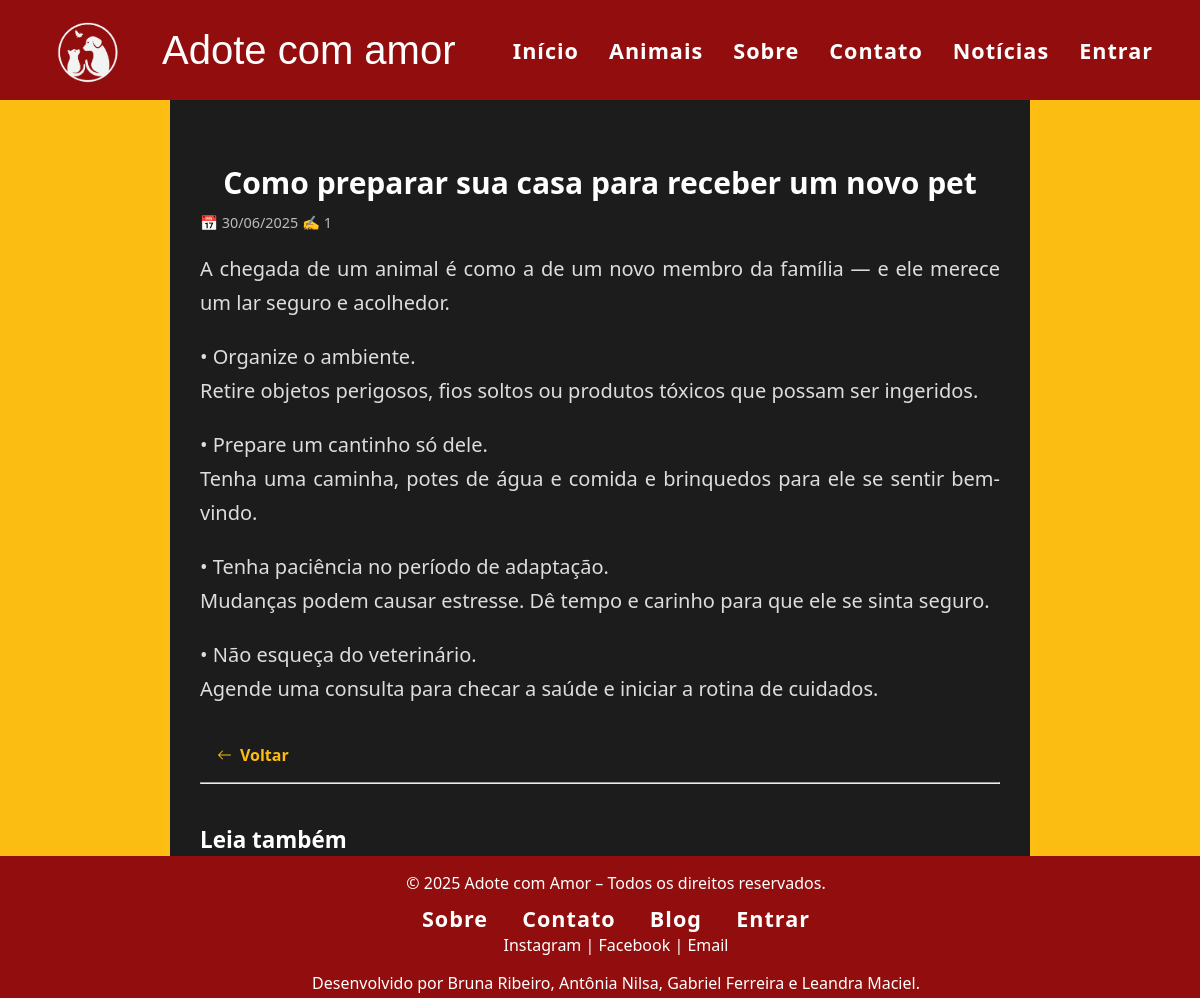
/blog/preparar-casa-novo-pet/, run on the app's committed database.
### blog/models.py (models this page shows, shortened)
class Post(models.Model):
    titulo = models.CharField(max_length=200)
    slug = models.SlugField(unique=True)
    conteudo = models.TextField()
    autor = models.CharField(max_length=100)
    data_publicacao = models.DateTimeField(auto_now_add=True)
    imagem = models.ImageField(
        upload_to='blog/posts',
        null=True,
        blank=True,
        verbose_name='Imagem do post'
    )
    class Meta:
        ordering = ['-data_publicacao']
        verbose_name = 'Post'
        verbose_name_plural = 'Posts'

### blog/views.py (the view)
# urls.py: path('<slug:slug>/', views.detalhe_post, name='detalhe'),
def detalhe_post(request, slug):
    post = get_object_or_404(Post, slug=slug)
    outros_posts = (Post.objects
                   .exclude(pk=post.pk)
                   .order_by('-data_publicacao')[:5])
    context = {
        'post': post,
        'outros_posts': outros_posts
    }
    return render(request, 'blog/detalhe.html', context)

### templates/blog/detalhe.html (shortened to what this page needs)
{% extends 'core/base.html' %}
{% block content %}
<section class="blog-detalhe">
    <div class="container">
        <article class="post-detalhe">
            <h1 class="titulo">{{ post.titulo }}</h1>
            <div class="info">
                <span class="data">📅 {{ post.data_publicacao|date:"d/m/Y" }}</span>
                <span class="autor">✍️ {{ post.autor }}</span>
            </div>
            <div class="conteudo">
                {{ post.conteudo|linebreaks }}
            </div>
            <div class="voltar">
                <a href="{% url 'blog:lista' %}" class="btn-voltar para o blog">
                <svg xmlns="http://www.w3.org/2000/svg" width="16" height="16" fill="currentColor" viewBox="0 0 16 16">
                    <path fill-rule="evenodd" d="M15 8a.5.5 0 0 1-.5.5H3.707l3.147 3.146a.5.5 0 0 1-.708.708l-4-4a.5.5 0 0 1 0-.708l4-4a.5.5 0 0 1 .708.708L3.707 7.5H14.5A.5.5 0 0 1 15 8z"/>
                </svg>
                Voltar
                </a>
            </div>
        </article>
        <hr class="divisor">
        <section class="leia-tambem">
            <h2>Leia também</h2>
            <ul>
                {% for outro in outros_posts %}
                    {% if outro.id != post.id %}
                        <li><a href="{% url 'blog:detalhe' outro.slug %}">{{ outro.titulo }}</a></li>
                    {% endif %}
                {% empty %}
                    <li>Nenhum outro post disponível.</li>
                {% endfor %}
            </ul>
        </section>
    </div>
</section>
{% endblock %}

### static/css/style.css (style rules this page uses)
body.dark { background-color: #121212; color: #f0f0f0; font-family: 'Segoe UI', sans-serif; margin: 0; padding: 0; }
.blog-detalhe { background-color: rgb(252, 189, 18); }
.container { background-color: white; }
.post-detalhe { margin-top: 100px; text-align: justify; }
.post-detalhe h1 { text-align: center; font-size: 30px; }
.post-detalhe p { text-align: justify; font-size: 20px; }
.btn-voltar { display: inline-flex; align-items: center; gap: 0.5rem; text-decoration: none; color: rgb(252, 189, 18); font-weight: bold; padding: 0.5rem 1rem; border-radius: 8px; transition: background 0.3s; }
.blog-detalhe .container { max-width: 800px; margin: 0 auto; background: #1c1c1c; padding: 30px; border-radius: 10px; box-shadow: 0 0 15px rgba(255,255,255,0.05); }
.titulo { font-size: 2.2rem; margin-bottom: 10px; color: #fff; }
.info { font-size: 0.9rem; color: #bbb; margin-bottom: 20px; }
.conteudo { font-size: 1.1rem; line-height: 1.7; color: #ddd; margin-bottom: 30px; }
.leia-tambem { margin-top: 40px; }
.leia-tambem h2 { color: #fff; font-size: 1.4rem; margin-bottom: 10px; }
.leia-tambem ul { list-style: none; padding: 0; }
.leia-tambem li { margin: 5px 0; }
.leia-tambem a { color: #ccc; text-decoration: underline; }

### data on the page
Post: titulo "Como preparar sua casa para receber um novo pet", data_publicacao "30/06/2025", autor "1", conteudo "A chegada de um animal é como a de um novo membro da família — e ele merece um lar seguro e acolhedor. • Organize o ambiente. Retire objetos perigosos, fios soltos ou produtos tóxicos que possam ser ingeridos. • Prepare um cantinho só dele. Tenha uma caminha, potes de água e comida e brinquedos para ele se sentir bem-vindo. • Tenha paciência no período de adaptação. Mudanças podem causar estresse. Dê tempo e carinho para que ele se sinta seguro. • Não esqueça do veterinário. Agende uma consulta para checar a saúde e iniciar a rotina de cuidados."
